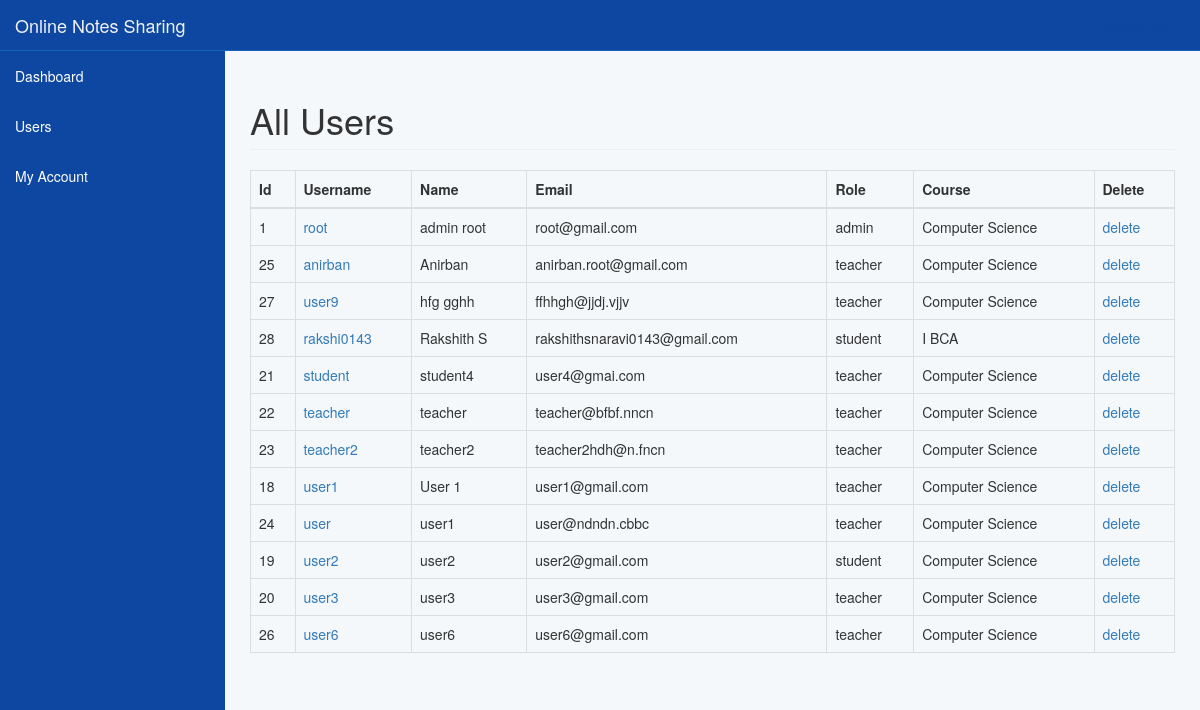
The app's page /dashboard/users.php (signed in) with its own data.
### tables this page shows
CREATE TABLE `users` (
  `id` int(11) NOT NULL,
  `username` varchar(225) NOT NULL,
  `name` varchar(225) NOT NULL,
  `about` varchar(300) NOT NULL DEFAULT 'N/A',
  `role` varchar(225) NOT NULL,
  `email` varchar(225) NOT NULL,
  `token` varchar(225) NOT NULL,
  `gender` varchar(225) NOT NULL,
  `password` varchar(225) NOT NULL,
  `course` varchar(225) NOT NULL,
  `image` varchar(225) NOT NULL DEFAULT 'profile.jpg',
  `joindate` varchar(225) NOT NULL
);

### dashboard/users.php (the view, shortened to what this page needs)
<?php include ('includes/connection.php');
include "includes/adminheader.php"; ?>
<?php if($_SESSION['role'] == 'admin')
{
	?>
	 <div id="wrapper">
    <?php include "includes/adminnav.php"; ?>
        <div id="page-wrapper">
            <div class="container-fluid">
                <div class="row">
                    <div class="col-lg-12">
                        <h1 class="page-header">
                            All Users
                        </h1>
    <table class="table table-bordered table-hover">
    <thead>
        <tr>
            <th>Id</th>
            <th>Username</th>
            <th>Name</th>
            <th>Email</th>
            <th>Role</th>
            <th>Course</th>
            <th>Delete</th>
        </tr>
    </thead>
    <tbody>
        <?php
            $query = "SELECT * FROM users ORDER BY name ASC ";
            $select_users = mysqli_query($conn, $query) or die(mysqli_error($conn));
            if (mysqli_num_rows($select_users) > 0 ) {
            while ($row = mysqli_fetch_array($select_users)) {
                $user_id = $row['id'];
                $username = $row['username'];
                $name = $row['name'];
                $user_email = $row['email'];
                $user_role = $row['role'];
                $user_course = $row['course'];
                echo "<tr>";
                echo "<td>$user_id</td>";
                echo "<td><a href='viewprofile.php?name=$username' target='_blank'> $username</a></td>";
                echo "<td>$name</td>";
                echo "<td>$user_email</td>";
                echo "<td>$user_role</td>";
                echo "<td>$user_course</td>";
                echo "<td><a onClick=\"javascript: return confirm('Are you sure you want to delete this user?')\" href='users.php?delete=$user_id'><i class='fa fa-times fa-lg'></i>delete</a></td>";
                echo "</tr>";
             }
        ?>
    </tbody>
 </table>
<?php
}
    ?>
    <?php } else {
    	header("location: index.php");
    }
    ?>
    </div>
    </div>
    </div>
    </div>
    </div>
</body>
</html>

### dashboard/includes/adminheader.php (shortened to what this page needs)
<!DOCTYPE html>
<html lang="en">
<head>
    <link href="css/bootstrap.min.css" rel="stylesheet">
    <link href="css/sb-admin.css" rel="stylesheet">
</head>
<body>

### dashboard/includes/adminnav.php (shortened to what this page needs)
 <nav class="navbar navbar-inverse navbar-fixed-top" role="navigation">
            <div class="navbar-header">
                <a class="navbar-brand" href="index.php">Online Notes Sharing</a>
            </div>
            <ul class="nav navbar-right top-nav">
                <li class="dropdown">
                    <a href="#" class="dropdown-toggle" data-toggle="dropdown"><i class="fa fa-user"></i> <?php echo $_SESSION['name']; ?> <b class="caret"></b></a>
                </li>
            </ul>
<div class="collapse navbar-collapse navbar-ex1-collapse">
                <ul class="nav navbar-nav side-nav">
                    <li>
                        <a href="index.php" class="active"><i class="fa fa-fw fa-dashboard"></i> Dashboard</a>
                    </li>
                <?php if($_SESSION['role'] == 'admin') {
                    ?>
                   <li>
                         <a href="javascript:;" data-toggle="collapse" data-target="#user"><i class="fa fa-fw fa-users"></i> Users <i class="fa fa-fw fa-caret-down"></i></a>
                    </li>
                    <li>
                        <a href="javascript:;" class="dropdown-toggle" data-toggle="collapse" data-target="#posts"><i class="fa fa-fw fa-file-text"></i> My Account <i class="fa fa-fw fa-caret-down"></i></a>
                        </li>
<?php } ?>
                </ul>
            </div>
        </nav>

### dashboard/css/sb-admin.css (style rules this page uses)
body { margin-top: 100px; background-color: #f4f8fb !important; }
@media (min-width:768px) { body { margin-top: 50px; } }
#wrapper { padding-left: 0; }
#page-wrapper { width: 100%; padding: 0; background-color: #f4f8fb; }
@media (min-width:768px) { #wrapper { padding-left: 225px; } }
@media (min-width:768px) { #page-wrapper { padding: 10px; } }
.top-nav { padding: 0 15px; }
.top-nav>li { display: inline-block; float:left; }
.top-nav>li>a { padding-top: 15px; padding-bottom: 15px; line-height: 20px; color: #0d47a1; }
@media (min-width:768px) { .side-nav { position: fixed; top: 51px; left: 225px; width: 225px; margin-left: -225px; border: none; border-radius: 0; overflow-y: auto; background-color: #0d47a1; bottom: 0; overflow-x: hidden; padding-bottom: 40px; } }
@media (min-width:768px) { .side-nav>li>a { width: 225px; color: #fff; } }
.navbar-inverse { background-color: #0d47a1; border-color: #1565c0; }
.navbar-inverse .navbar-brand { color: #fff; }
.navbar-inverse .navbar-nav>li>a { color: #fff; }

### records on screen
users: id "1", username "root", name "admin root", email "root@gmail.com", role "admin", course "Computer Science"
users: id "25", username "anirban", name "Anirban", email "anirban.root@gmail.com", role "teacher", course "Computer Science"
users: id "27", username "user9", name "hfg gghh", email "ffhhgh@jjdj.vjjv", role "teacher", course "Computer Science"
users: id "28", username "rakshi0143", name "Rakshith S", email "rakshithsnaravi0143@gmail.com", role "student", course "I BCA"
users: id "21", username "student", name "student4", email "user4@gmai.com", role "teacher", course "Computer Science"
users: id "22", username "teacher", name "teacher", email "teacher@bfbf.nncn", role "teacher", course "Computer Science"
users: id "23", username "teacher2", name "teacher2", email "teacher2hdh@n.fncn", role "teacher", course "Computer Science"
users: id "18", username "user1", name "User 1", email "user1@gmail.com", role "teacher", course "Computer Science"
users: id "24", username "user", name "user1", email "user@ndndn.cbbc", role "teacher", course "Computer Science"
users: id "19", username "user2", name "user2", email "user2@gmail.com", role "student", course "Computer Science"
users: id "20", username "user3", name "user3", email "user3@gmail.com", role "teacher", course "Computer Science"
users: id "26", username "user6", name "user6", email "user6@gmail.com", role "teacher", course "Computer Science"
